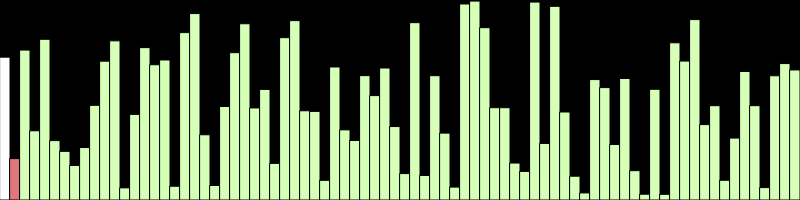
Frame 1 (no input)
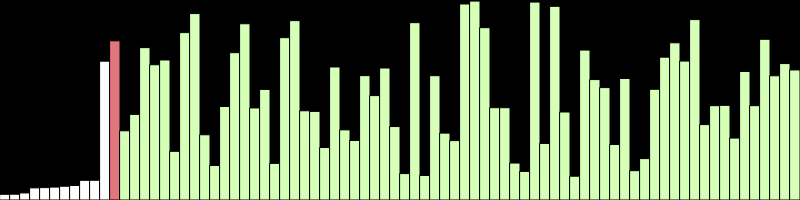
Frame 60 (no input)
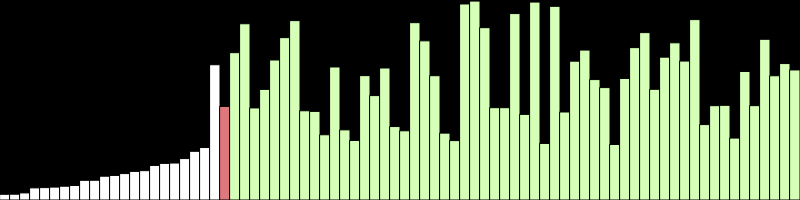
Frame 120 (the mouse pressed at the canvas centre since frame 60)

The p5.js sketch that drew these frames (run headless with seeded random() and noise() and a simulated clock; from frame 60 on, the mouse is pressed at the canvas centre):

// p5.js sketch
// ── sketch.js
// SelectionSort Visualization
// Walter Livingston

// Based on QuickSort Visualization
// Daniel Shiffman
// https://thecodingtrain.com/CodingChallenges/143-quicksort.html
// https://editor.p5js.org/codingtrain/sketches/vic6Qzo-j
// https://youtu.be/eqo2LxRADhU
// https://www.geeksforgeeks.org/selection-sort/

let values = [];
let w = 10;

let states = [];

function setup() {
  createCanvas(800, 200);
  values = new Array(floor(width / w));
  for (let i = 0; i < values.length; i++) {
    values[i] = random(height);
    states[i] = -1;
  }
  selectionSort(values, 0, values.length);
}

async function selectionSort(arr, start, end) {
  for (let i = start; i < end; i++) {
    states[i] = 1;
  }
  
  if (start >= end) {
    return;
  }
  
  for(let i = 0; i < end - 1; i++){
    let minIndex = i;
    states[i] = 0;
    for(let j = i+1; j < end; j++){
      if(arr[j] < arr[minIndex]){
        minIndex = j;
        states[i] = -1;
        states[i+1] = 0;
      }
      states[i] = -1;
    }
    await swap(arr, i, minIndex)
    states[i+1] = -1;
  }
}

function draw() {
  background(0);

  for (let i = 0; i < values.length; i++) {
    if (states[i] == 0) {
      fill('#E0777D');
    } else if (states[i] == 1) {
      fill('#D6FFB7');
    } else {
      fill(255);
    }
    rect(i * w, height - values[i], w, values[i]);
  }
}

async function swap(arr, a, b) {
  await sleep(50);
  let temp = arr[a];
  arr[a] = arr[b];
  arr[b] = temp;
}

function sleep(ms) {
  return new Promise(resolve => setTimeout(resolve, ms));
}
